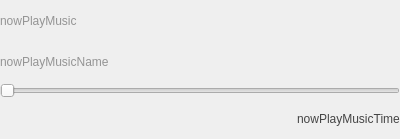
<ui version="4.0" >
 <class>BIGHOME_UI_MusicmessagesClass</class>
 <widget class="QWidget" name="BIGHOME_UI_MusicmessagesClass" >
  <property name="geometry" >
   <rect>
    <x>0</x>
    <y>0</y>
    <width>400</width>
    <height>139</height>
   </rect>
  </property>
  <property name="windowTitle" >
   <string>BIGHOME_UI_Musicmessages</string>
  </property>
  <layout class="QGridLayout" name="gridLayout" >
   <property name="margin" >
    <number>0</number>
   </property>
   <property name="spacing" >
    <number>0</number>
   </property>
   <item row="0" column="0" >
    <widget class="QLabel" name="nowPlayMusic" >
     <property name="styleSheet" >
      <string notr="true" >color: rgb(148, 148, 148);
font: 11pt "微软雅黑";</string>
     </property>
     <property name="text" >
      <string>nowPlayMusic</string>
     </property>
    </widget>
   </item>
   <item row="1" column="0" colspan="2" >
    <widget class="QLabel" name="nowPlayMusicName" >
     <property name="styleSheet" >
      <string notr="true" >color: rgb(148, 148, 148);
font: 11pt "微软雅黑";</string>
     </property>
     <property name="text" >
      <string>nowPlayMusicName</string>
     </property>
    </widget>
   </item>
   <item row="2" column="0" colspan="2" >
    <widget class="QSlider" name="time" >
     <property name="maximum" >
      <number>999999999</number>
     </property>
     <property name="orientation" >
      <enum>Qt::Horizontal</enum>
     </property>
    </widget>
   </item>
   <item row="3" column="0" >
    <spacer name="horizontalSpacer" >
     <property name="orientation" >
      <enum>Qt::Horizontal</enum>
     </property>
     <property name="sizeHint" stdset="0" >
      <size>
       <width>235</width>
       <height>20</height>
      </size>
     </property>
    </spacer>
   </item>
   <item row="3" column="1" >
    <widget class="QLabel" name="nowPlayMusicTime" >
     <property name="styleSheet" >
      <string notr="true" >font: 11pt "微软雅黑";
color: rgb(68, 68, 68);</string>
     </property>
     <property name="text" >
      <string>nowPlayMusicTime</string>
     </property>
    </widget>
   </item>
  </layout>
 </widget>
 <layoutdefault spacing="6" margin="11" />
 <resources/>
 <connections/>
</ui>
